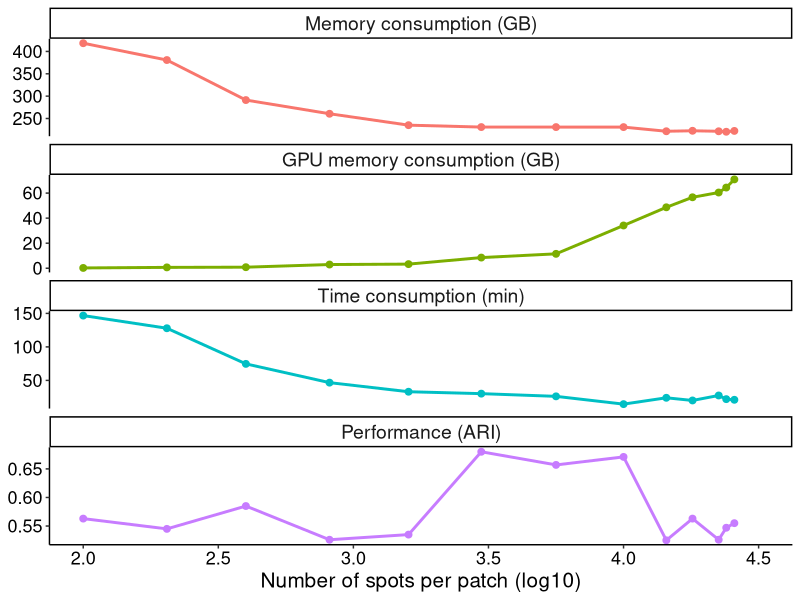
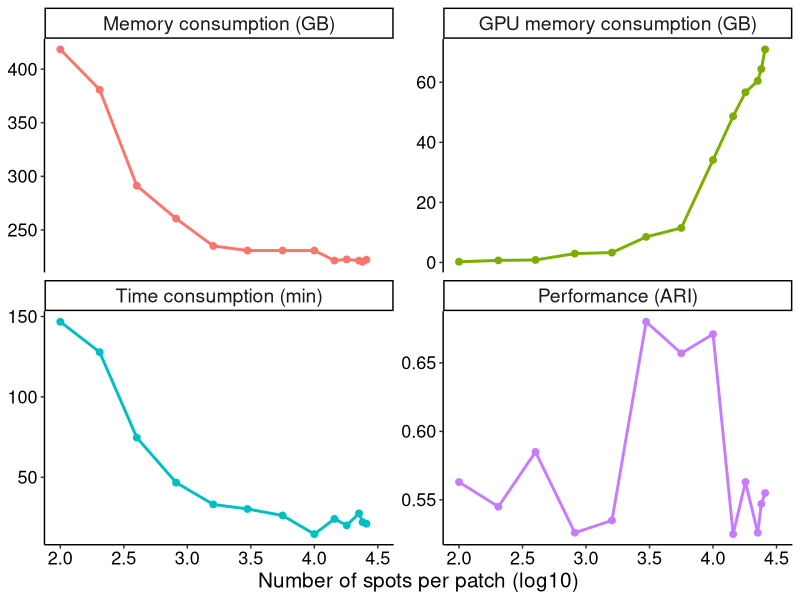
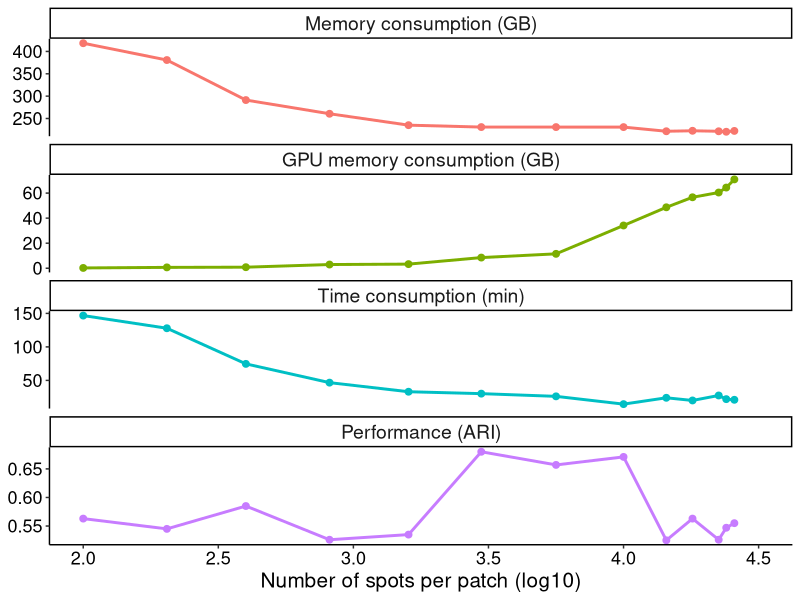
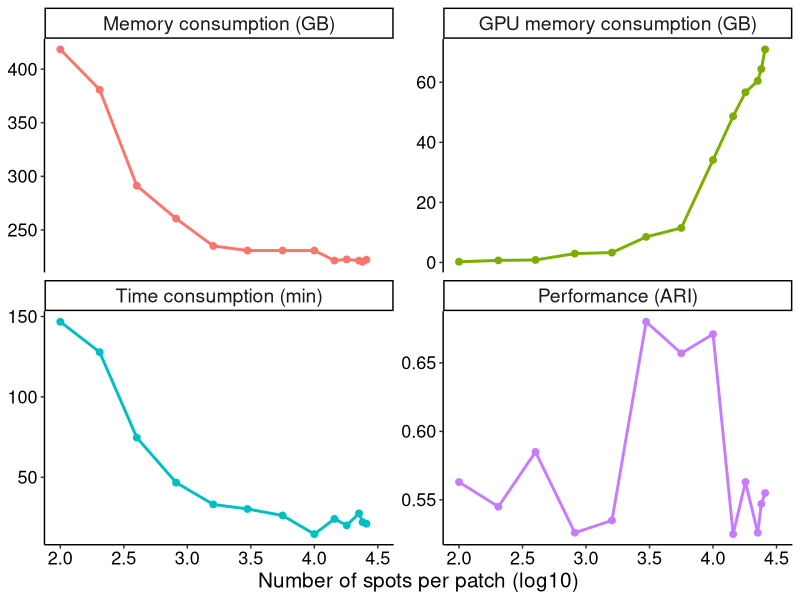

The R source for these figures, in order:
library(readxl)
library(reshape2)
library(ggplot2)

resdf <- read_excel("data/num_patches.xlsx")[,-1]

res <- melt(resdf,id.vars = 'Number of spots per patch')
res$`Number of spots per patch` <- log10(res$`Number of spots per patch`)
colnames(res) <- c("Number of spots per patch (log10)", "Metric","Measurement")

# in paper
ggplot(res,aes(x=`Number of spots per patch (log10)`, y=Measurement, colour=Metric))+
  geom_line(linewidth=1) +
  geom_point(size=2)+
  scale_x_continuous(limits = c(NA,4.5))+
  theme_classic()+
  theme(axis.title = element_text(size=15,colour = 'black'),
        axis.title.y = element_blank(),
        axis.text = element_text(size=13,colour = 'black'),
        strip.text = element_text(size = 14))+
  guides(color = 'none') +
  facet_wrap(~ Metric, scales = "free_y", ncol = 1)
ggsave(filename = 'num_patches.svg',width = 3.8, height = 9)

# in response
ggplot(res,aes(x=`Number of spots per patch (log10)`, y=Measurement, colour=Metric))+
  geom_line(linewidth=1) +
  geom_point(size=2)+
  scale_x_continuous(limits = c(NA,4.5))+
  theme_classic()+
  theme(axis.title = element_text(size=15,colour = 'black'),
        axis.title.y = element_blank(),
        axis.text = element_text(size=13,colour = 'black'),
        strip.text = element_text(size = 14))+
  guides(color = 'none') +
  facet_wrap(~ Metric, scales = "free_y")
ggsave(filename = 'num_patches_response.svg',width = 9, height = 6)

